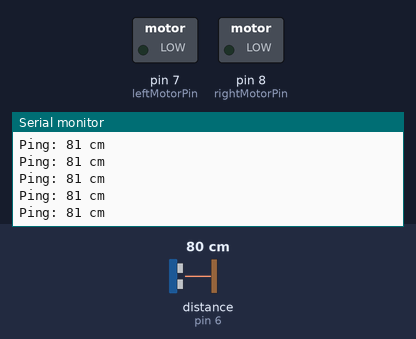
This sketch was run on a simulated Arduino Uno, built with avr-gcc and run on an emulated ATmega328P. Parts: switched loads named in the sketch (green lamp = pin HIGH), the last lines printed to the serial monitor. Inputs (shaded band) come from the test bench; at power-on: distance to the obstacle (sensor on pin 6) 80 cm. The echo pulse lasts 58.3 µs per cm.

Above: at 2.2 s.
2.3 s: distance to the obstacle (sensor on pin 6) set to 35 cm
At 2.34 s:
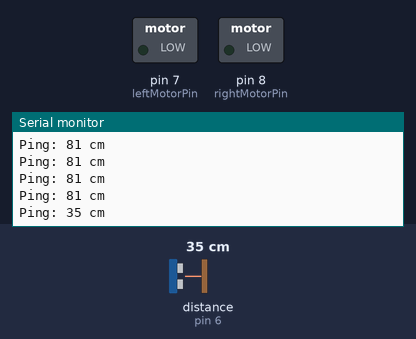
5.3 s: distance to the obstacle (sensor on pin 6) set to 2 cm
At 5.3 s:
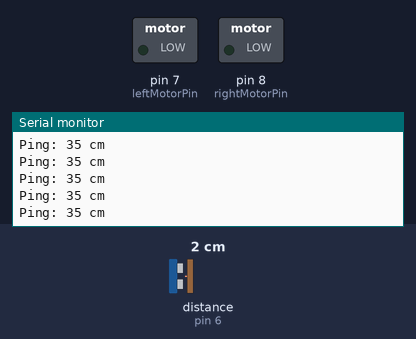
Timing chart, 0 to 8.3 s (numbered marks = the images above; inputs shaded):
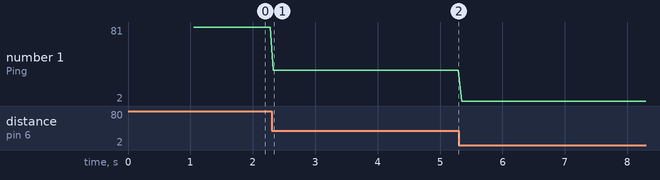

Measured:
- after the input at 2.3 s, the serial monitor: prints a new line at once (image 1)
- plotted number 1: 81 → 35 after the input at 2.3 s, 35 → 2 after the input at 5.3 s

The sketch:

motor.ino
```cpp
/*
Adafruit Arduino - Lesson 13. DC Motor
*/
#include <NewPing.h>

#define trigPin 5
#define echoPin 6
#define MAX_DISTANCE 200

NewPing sonar(trigPin, echoPin, MAX_DISTANCE);


int turnRadius = 90;
#define leftMotorPin 7
#define rightMotorPin 8
int spd = 255;
int distance;

void setup()
{
  pinMode(leftMotorPin, OUTPUT);
  pinMode(rightMotorPin, OUTPUT);

  pinMode(trigPin, OUTPUT);
  pinMode(echoPin, INPUT);

  Serial.begin(9600);
  delay(1000);

}


void loop()
{
  delay(50);
  distance = sonar.ping_cm();
  Serial.print("Ping: ");
  Serial.print(distance);
  Serial.println(" cm");


//  if (distance < 30)
//   {
//   Serial.println("TURNING RIGHT!!!!!");
//   //turnRight(spd);
//
//  } else
//  {
//    moveFoward(spd);
//  }
//
}

void moveFoward(int spd){
  analogWrite(rightMotorPin, spd);
  analogWrite(leftMotorPin, spd);


}

void turnRight(int spd){
  for(int i = 0; i < turnRadius; i++){
    analogWrite(rightMotorPin, 0);
    analogWrite(leftMotorPin, spd);
    delay(10);
  }
}
```
